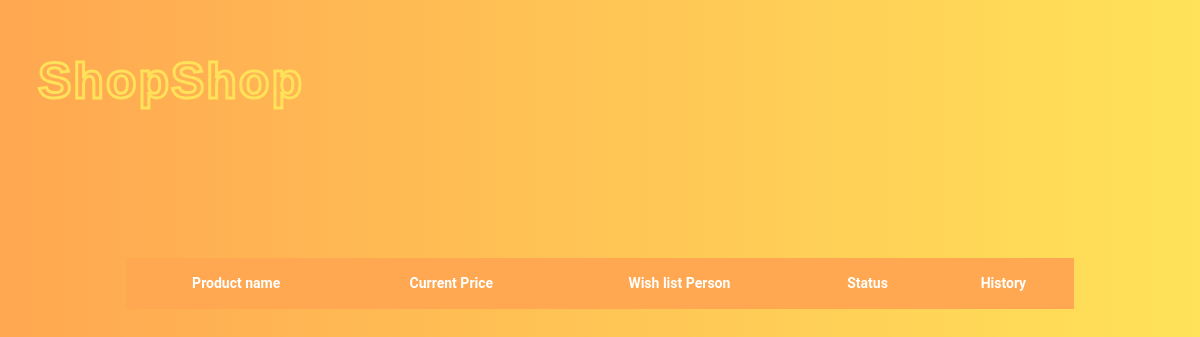
The app's page /wishlist/auction/ (signed in), older data.
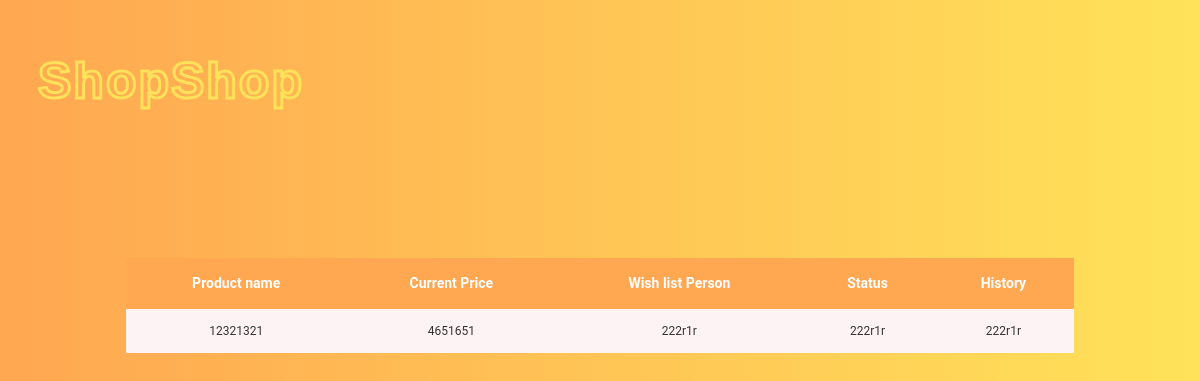
The same page, newer data.
### home/models.py (models this page shows)
class Candidate(models.Model):
	userid = models.ForeignKey(User, on_delete=models.CASCADE)
	pid = models.ForeignKey(Product, on_delete=models.CASCADE)
	price = models.IntegerField(default=0) # 마지막 가격이기도 하지

class Product(models.Model):
	SELLTYPES = (('F', 'Flea'), ('A', 'Auction'))
	selltype = models.CharField(max_length=1, default='F', choices=SELLTYPES)
	STATUSTYPES = (('S', 'Sold'), ('E', 'Expired'), ('R', 'Running')) # 팔림, 안팔림, 현재진행형
	statustype = models.CharField(max_length=1, default='R', choices=STATUSTYPES)
	EXPIREDATE = ((datetime.now() + timedelta(days=3), '3 Days'), (datetime.now() + timedelta(days=7), '7 days'),
	(datetime.now() + timedelta(days=30), '30 days'))
	expire = models.DateTimeField(default=datetime.now() + timedelta(days=1), choices=EXPIREDATE)
	highest_price = models.IntegerField(default=0) # auction이더라도 천장 가격 내면 바로 살 수 있게 하자
	basic_price =  models.IntegerField(default=0) #옥션이라도 최저가 쓰게 하자
	current_price = models.IntegerField(default=0) # 마지막 가격이기도 하지
	buyer = models.ForeignKey(User, on_delete=models.SET_NULL, related_name='buyer', null=True)
	seller = models.ForeignKey(User, on_delete=models.CASCADE, related_name='seller')
	pid = models.AutoField(primary_key=True)
	name = models.CharField(max_length=300)
	place = models.CharField(max_length=300)
	photo = models.ImageField(blank=True, null=True) #https://wayhome25.github.io/django/2017/05/10/media-file/
	category = models.ForeignKey(Category, on_delete=models.SET_NULL, null=True)
	explanation = models.CharField(max_length=1000, null=True) # string field 같은 게 있었나?? 찾아보기

class User(models.Model): # seller buyer 구분하지 말고 걍 둘다 가능하게 해
	rating = models.IntegerField(default=0)
	userid = models.CharField(max_length=20, primary_key=True)
	pw = models.CharField(max_length=20) # min length  같은 건 js 단에서 처리하기
	username = models.CharField(max_length=100)
	phone = models.CharField(max_length=30)

### home/views.py (the view)
# urls.py: path('wishlist/auction/', views.wishlistAuction, name='wishlistAuction'),
def wishlistAuction(request):
	userid = request.session.get('userid', False)
	if userid == False : # 로그인 안되어있으면
		return redirect('/login')
	wishlist = Candidate.objects.filter(userid__userid=userid)
	return render(request, 'home/wishlist.html', {'type':'auction', 'products':wishlist})

### home/templates/home/wishlist.html (shortened to what this page needs)
{% load static %}
<!DOCTYPE html>
<html lang="en" dir="ltr">
  <head>
    <link rel="stylesheet" href="{% static 'home/style_product_list.css' %}">
  </head>
  <body>
        <header class="main_header">
          <h1>ShopShop</h1>
        </header>
    <table class="table-area">
    <thead>
    <tr>
      {% if type == "market" %}
        <th scope="cols">Product name</th>
        <th scope="cols">Current Price</th>
        <th scope="cols">Wish list Person</th>
        <th scope="cols">Status</th>
        <th scope="cols">History</th>
      {% else %}
      <th scope="cols">Product name</th>
      <th scope="cols">Current Price</th>
      <th scope="cols">Wish list Person</th>
      <th scope="cols">Status</th>
      <th scope="cols">History</th>
      {% endif %}
    </tr>
    </thead>
    <tbody>
      {% if type == "market" %}
        {% for obj in products %}
      <tr>
        {% if forloop.counter|divisibleby:2 %}
        <td>  {{ obj.pid.name }}  </td>
        <td> {{obj.pid.current_price}} </td>
        <td> {{ obj.pid.seller.userid }} </td>
        <td> {{ obj.pid.seller.userid }} </td>
        <td> {{ obj.pid.seller.userid }} </td>
        {% else %}
        <td class="even">  {{ obj.pid.name }}  </td>
        <td class="even"> {{obj.pid.current_price}} </td>
        <td class="even"> {{ obj.pid.seller.userid }} </td>
        <td class="even"> {{ obj.pid.seller.userid }} </td>
        <td  class="even"> {{ obj.pid.seller.userid }} </td>
        {% endif %}
      </tr>
      {% endfor %}
      {% else %}
      {% for obj in products %}
      <tr>
        {% if forloop.counter|divisibleby:2 %}
        <td>  {{ obj.pid.name }}  </td>
        <td> {{obj.pid.current_price}} </td>
        <td> {{ obj.pid.seller.userid }} </td>
        <td> {{ obj.pid.seller.userid }} </td>
        <td> {{ obj.pid.seller.userid }} </td>
        {% else %}
        <td class="even">  {{ obj.pid.name }}  </td>
        <td class="even"> {{obj.pid.current_price}} </td>
        <td class="even"> {{ obj.pid.seller.userid }} </td>
        <td class="even"> {{ obj.pid.seller.userid }} </td>
        <td  class="even"> {{ obj.pid.seller.userid }} </td>
        {% endif %}
      </tr>
      {% endfor %}
      {% endif %}
    </tbody>
  </table>
  </body>
</html>

Row changes from the older to the newer data that the page shows:
added Candidate: pid.name "12321321", pid.current_price "4651651", pid.seller.userid "222r1r"
